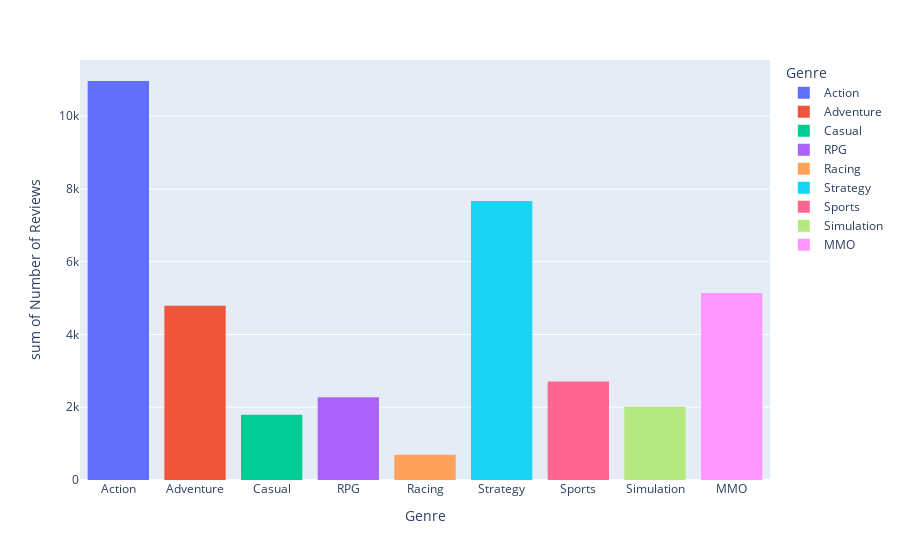

Here is the notebook cell this chart was saved with:
### Code cell
Rev_data = {'Genre': Genre_list, 'Number of Reviews': Rev_list}
Rev_df = pd.DataFrame(Rev_data)
Rev_hist = px.histogram(Rev_df, x='Genre', y='Number of Reviews', color='Genre')
Rev_hist.show()
print("The average number of reviews per game per genre is as follows: \n \n Action: {} \n Adventure: {} \n Casual: {} \n RPG: {} \n Racing: {} \n Strategy: {} \n Sports: {} \n Simulation: {} \n MMO: {}".format(Rev_Action_games, Rev_Adventure_games, Rev_Casual_games, Rev_RPG_games, Rev_Racing_games, Rev_Strategy_games, Rev_Sports_games, Rev_Simulation_games, Rev_MMO_games))

### Figure 1 — Plotly figure (JSON) as saved in the notebook; plotly's stock layout.template omitted (floating-point values rounded to 4 significant figures)
{"data": [{"alignmentgroup": "True", "bingroup": "x", "histfunc": "sum", "hovertemplate": "Genre=%{x}<br>sum of Number of Reviews=%{y}<extra></extra>", "legendgroup": "Action", "marker": {"color": "#636efa", "pattern": {"shape": ""}}, "name": "Action", "offsetgroup": "Action", "orientation": "v", "showlegend": true, "type": "histogram", "x": ["Action"], "xaxis": "x", "y": [10967], "yaxis": "y"}, {"alignmentgroup": "True", "bingroup": "x", "histfunc": "sum", "hovertemplate": "Genre=%{x}<br>sum of Number of Reviews=%{y}<extra></extra>", "legendgroup": "Adventure", "marker": {"color": "#EF553B", "pattern": {"shape": ""}}, "name": "Adventure", "offsetgroup": "Adventure", "orientation": "v", "showlegend": true, "type": "histogram", "x": ["Adventure"], "xaxis": "x", "y": [4787], "yaxis": "y"}, {"alignmentgroup": "True", "bingroup": "x", "histfunc": "sum", "hovertemplate": "Genre=%{x}<br>sum of Number of Reviews=%{y}<extra></extra>", "legendgroup": "Casual", "marker": {"color": "#00cc96", "pattern": {"shape": ""}}, "name": "Casual", "offsetgroup": "Casual", "orientation": "v", "showlegend": true, "type": "histogram", "x": ["Casual"], "xaxis": "x", "y": [1794], "yaxis": "y"}, {"alignmentgroup": "True", "bingroup": "x", "histfunc": "sum", "hovertemplate": "Genre=%{x}<br>sum of Number of Reviews=%{y}<extra></extra>", "legendgroup": "RPG", "marker": {"color": "#ab63fa", "pattern": {"shape": ""}}, "name": "RPG", "offsetgroup": "RPG", "orientation": "v", "showlegend": true, "type": "histogram", "x": ["RPG"], "xaxis": "x", "y": [2274], "yaxis": "y"}, {"alignmentgroup": "True", "bingroup": "x", "histfunc": "sum", "hovertemplate": "Genre=%{x}<br>sum of Number of Reviews=%{y}<extra></extra>", "legendgroup": "Racing", "marker": {"color": "#FFA15A", "pattern": {"shape": ""}}, "name": "Racing", "offsetgroup": "Racing", "orientation": "v", "showlegend": true, "type": "histogram", "x": ["Racing"], "xaxis": "x", "y": [697], "yaxis": "y"}, {"alignmentgroup": "True", "bingroup": "x", "histfunc": "sum", "hovertemplate": "Genre=%{x}<br>sum of Number of Reviews=%{y}<extra></extra>", "legendgroup": "Strategy", "marker": {"color": "#19d3f3", "pattern": {"shape": ""}}, "name": "Strategy", "offsetgroup": "Strategy", "orientation": "v", "showlegend": true, "type": "histogram", "x": ["Strategy"], "xaxis": "x", "y": [7666], "yaxis": "y"}, {"alignmentgroup": "True", "bingroup": "x", "histfunc": "sum", "hovertemplate": "Genre=%{x}<br>sum of Number of Reviews=%{y}<extra></extra>", "legendgroup": "Sports", "marker": {"color": "#FF6692", "pattern": {"shape": ""}}, "name": "Sports", "offsetgroup": "Sports", "orientation": "v", "showlegend": true, "type": "histogram", "x": ["Sports"], "xaxis": "x", "y": [2704], "yaxis": "y"}, {"alignmentgroup": "True", "bingroup": "x", "histfunc": "sum", "hovertemplate": "Genre=%{x}<br>sum of Number of Reviews=%{y}<extra></extra>", "legendgroup": "Simulation", "marker": {"color": "#B6E880", "pattern": {"shape": ""}}, "name": "Simulation", "offsetgroup": "Simulation", "orientation": "v", "showlegend": true, "type": "histogram", "x": ["Simulation"], "xaxis": "x", "y": [2011], "yaxis": "y"}, {"alignmentgroup": "True", "bingroup": "x", "histfunc": "sum", "hovertemplate": "Genre=%{x}<br>sum of Number of Reviews=%{y}<extra></extra>", "legendgroup": "MMO", "marker": {"color": "#FF97FF", "pattern": {"shape": ""}}, "name": "MMO", "offsetgroup": "MMO", "orientation": "v", "showlegend": true, "type": "histogram", "x": ["MMO"], "xaxis": "x", "y": [5138], "yaxis": "y"}], "layout": {"barmode": "relative", "legend": {"title": {"text": "Genre"}, "tracegroupgap": 0}, "margin": {"t": 60}, "xaxis": {"anchor": "y", "categoryarray": ["Action", "Adventure", "Casual", "RPG", "Racing", "Strategy", "Sports", "Simulation", "MMO"], "categoryorder": "array", "domain": [0, 1], "title": {"text": "Genre"}}, "yaxis": {"anchor": "x", "domain": [0, 1], "title": {"text": "sum of Number of Reviews"}}}}
